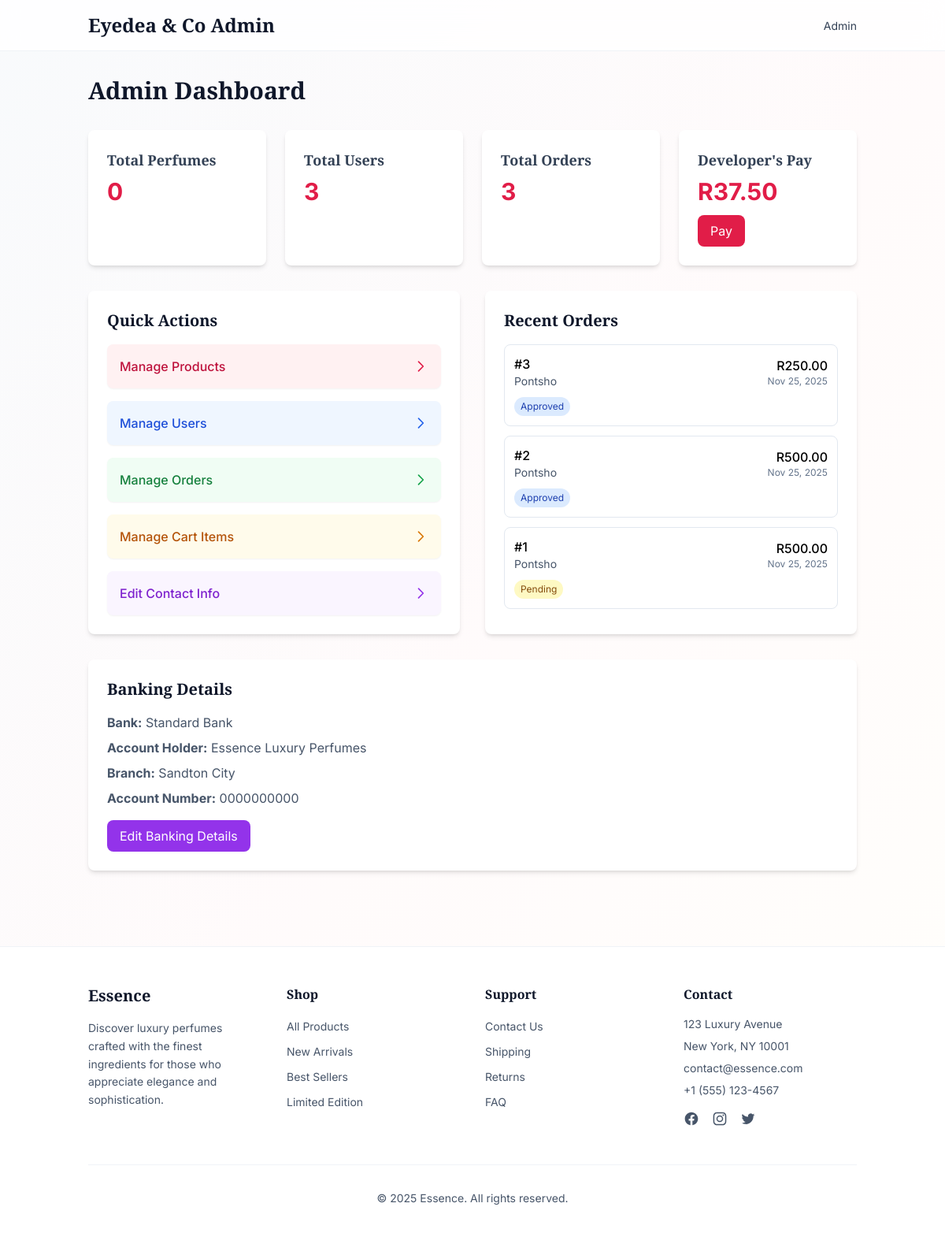
The app's page /api/auth/admin/dashboard/ (signed in) with its own data.
### perfumes/models.py (models this page shows, shortened)
class Order(models.Model):
    ORDER_STATUS_CHOICES = [
        ('pending', 'Pending'),
        ('approved', 'Approved'),
        ('shipped', 'Shipped'),
        ('delivered', 'Delivered'),
        ('cancelled', 'Cancelled'),
    ]
    DELIVERY_METHOD_CHOICES = [
        ('shipping', 'Home Delivery'),
        ('pickup', 'Store Pickup'),
        ('pep_paxi', 'PEP/PAXI Delivery'),
    ]
    user = models.ForeignKey(User, on_delete=models.CASCADE)
    total = models.DecimalField(max_digits=10, decimal_places=2)
    status = models.CharField(max_length=20, choices=ORDER_STATUS_CHOICES, default='pending')
    delivery_method = models.CharField(max_length=20, choices=DELIVERY_METHOD_CHOICES, default='shipping')
    customer_name = models.CharField(max_length=255, null=True, blank=True)
    customer_email = models.EmailField(null=True, blank=True)
    shipping_address = models.TextField(null=True, blank=True)
    created_at = models.DateTimeField(auto_now_add=True)
    updated_at = models.DateTimeField(auto_now=True)

### authentication/models.py (models this page shows, shortened)
class ContactInfo(models.Model):
    address = models.CharField(max_length=255, default='123 Luxury Avenue')
    city = models.CharField(max_length=100, default='New York')
    state = models.CharField(max_length=100, default='NY')
    zip_code = models.CharField(max_length=20, default='10001')
    email = models.EmailField(default='contact@essence.com')
    phone = models.CharField(max_length=20, default='+1 (555) 123-4567')
    updated_at = models.DateTimeField(auto_now=True)
    class Meta:
        verbose_name = 'Contact Information'
        verbose_name_plural = 'Contact Information'

### authentication/views_admin.py (the view)
# urls.py: path('admin/dashboard/', views_admin.admin_dashboard, name='admin_dashboard'),
@staff_member_required
def admin_dashboard(request):
    contact_info, created = ContactInfo.objects.get_or_create(
        id=1,
        defaults={
            'address': '123 Luxury Avenue',
            'city': 'New York',
            'state': 'NY',
            'zip_code': '10001',
            'email': 'contact@essence.com',
            'phone': '+1 (555) 123-4567',
        }
    )
    total_perfumes = Perfume.objects.count()
    total_orders = Order.objects.count()
    total_users = User.objects.count()
    from django.db.models import Sum
    from decimal import Decimal
    from .models import DeveloperPayment
    last_payment = DeveloperPayment.objects.order_by('-payment_date').first()
    valid_statuses = ['approved', 'shipped', 'delivered']
    if last_payment:
        total_order_amounts = Order.objects.filter(
            created_at__gt=last_payment.payment_date,
            status__in=valid_statuses
        ).aggregate(total=Sum('total'))['total'] or Decimal('0')
    else:
        total_order_amounts = Order.objects.filter(
            status__in=valid_statuses
        ).aggregate(total=Sum('total'))['total'] or Decimal('0')
    developers_pay = total_order_amounts * Decimal('0.05')
    recent_orders = Order.objects.order_by('-created_at')[:5]
    context = {
        'total_perfumes': total_perfumes,
        'total_orders': total_orders,
        'total_users': total_users,
        'developers_pay': developers_pay,
        'recent_orders': recent_orders,
        'title': 'Admin Dashboard',
        'contact_info': contact_info,
    }
    return render(request, 'admin_dashboard.html', context)

### authentication/context_processors.py (called while the page is built, shortened)
def contact_info(request):
    try:
        contact_info_instance = ContactInfo.objects.first()
        return {'contact_info': contact_info_instance}
    except:
        return {
            'contact_info': {
                'address': '123 Luxury Avenue',
                'city': 'New York',
                'state': 'NY',
                'zip_code': '10001',
                'email': 'contact@essence.com',
                'phone': '+1 (555) 123-4567'
            }
        }

### templates/admin_dashboard.html (shortened to what this page needs)
{% extends "base.html" %}
{% block content %}
<div class="container mx-auto px-6 py-8">
    <h1 class="text-3xl font-serif-display font-bold text-slate-900 mb-8">Admin Dashboard</h1>
    <div class="grid grid-cols-1 md:grid-cols-2 lg:grid-cols-4 gap-6 mb-8">
        <div class="bg-white p-6 rounded-lg shadow-md">
            <h3 class="text-lg font-semibold text-slate-700 mb-2">Total Perfumes</h3>
            <p class="text-3xl font-bold text-rose-600">{{ total_perfumes }}</p>
        </div>
        <div class="bg-white p-6 rounded-lg shadow-md">
            <h3 class="text-lg font-semibold text-slate-700 mb-2">Total Users</h3>
            <p class="text-3xl font-bold text-rose-600">{{ total_users }}</p>
        </div>
        <a href="{% url 'manage_orders' %}" class="bg-white p-6 rounded-lg shadow-md hover:shadow-lg transition-shadow block">
            <h3 class="text-lg font-semibold text-slate-700 mb-2">Total Orders</h3>
            <p class="text-3xl font-bold text-rose-600">{{ total_orders }}</p>
        </a>
        <div class="bg-white p-6 rounded-lg shadow-md">
            <h3 class="text-lg font-semibold text-slate-700 mb-2">Developer's Pay</h3>
            <p class="text-3xl font-bold text-rose-600 mb-3">R{{ developers_pay|floatformat:2 }}</p>
            <a href="{% url 'developer_payment' %}" class="inline-block px-4 py-2 bg-rose-600 text-white rounded-lg hover:bg-rose-700 transition-colors">
                Pay
            </a>
        </div>
    </div>
    <div class="grid grid-cols-1 md:grid-cols-2 gap-8">
        <div class="bg-white p-6 rounded-lg shadow-md">
            <h2 class="text-xl font-semibold text-slate-900 mb-4">Quick Actions</h2>
            <div class="grid grid-cols-1 gap-4">
                <a href="{% url 'manage_products' %}" class="bg-rose-50 p-4 rounded-lg shadow-sm hover:bg-rose-100 transition-colors flex items-center justify-between">
                    <span class="text-rose-700 font-medium">Manage Products</span>
                    <svg class="w-5 h-5 text-rose-600" fill="none" stroke="currentColor" viewBox="0 0 24 24" xmlns="http://www.w3.org/2000/svg">
                        <path stroke-linecap="round" stroke-linejoin="round" stroke-width="2" d="M9 5l7 7-7 7"></path>
                    </svg>
                </a>
                <a href="{% url 'manage_users' %}" class="bg-blue-50 p-4 rounded-lg shadow-sm hover:bg-blue-100 transition-colors flex items-center justify-between">
                    <span class="text-blue-700 font-medium">Manage Users</span>
                    <svg class="w-5 h-5 text-blue-600" fill="none" stroke="currentColor" viewBox="0 0 24 24" xmlns="http://www.w3.org/2000/svg">
                        <path stroke-linecap="round" stroke-linejoin="round" stroke-width="2" d="M9 5l7 7-7 7"></path>
                    </svg>
                </a>
                <a href="{% url 'manage_orders' %}" class="bg-green-50 p-4 rounded-lg shadow-sm hover:bg-green-100 transition-colors flex items-center justify-between">
                    <span class="text-green-700 font-medium">Manage Orders</span>
                    <svg class="w-5 h-5 text-green-600" fill="none" stroke="currentColor" viewBox="0 0 24 24" xmlns="http://www.w3.org/2000/svg">
                        <path stroke-linecap="round" stroke-linejoin="round" stroke-width="2" d="M9 5l7 7-7 7"></path>
                    </svg>
                </a>
                <a href="{% url 'manage_cart' %}" class="bg-amber-50 p-4 rounded-lg shadow-sm hover:bg-amber-100 transition-colors flex items-center justify-between">
                    <span class="text-amber-700 font-medium">Manage Cart Items</span>
                    <svg class="w-5 h-5 text-amber-600" fill="none" stroke="currentColor" viewBox="0 0 24 24" xmlns="http://www.w3.org/2000/svg">
                        <path stroke-linecap="round" stroke-linejoin="round" stroke-width="2" d="M9 5l7 7-7 7"></path>
                    </svg>
                </a>
                <a href="{% url 'edit_contact_info' %}" class="bg-purple-50 p-4 rounded-lg shadow-sm hover:bg-purple-100 transition-colors flex items-center justify-between">
                    <span class="text-purple-700 font-medium">Edit Contact Info</span>
                    <svg class="w-5 h-5 text-purple-600" fill="none" stroke="currentColor" viewBox="0 0 24 24" xmlns="http://www.w3.org/2000/svg">
                        <path stroke-linecap="round" stroke-linejoin="round" stroke-width="2" d="M9 5l7 7-7 7"></path>
                    </svg>
                </a>
            </div>
        </div>
        <div class="bg-white p-6 rounded-lg shadow-md">
            <h2 class="text-xl font-semibold text-slate-900 mb-4">Recent Orders</h2>
            {% if recent_orders %}
                <div class="space-y-3">
                    {% for order in recent_orders %}
                        <div class="border border-slate-200 rounded-lg p-3">
                            <div class="flex justify-between items-center">
                                <div>
                                    <p class="font-medium">#{{ order.id }}</p>
                                    <p class="text-sm text-slate-600">{{ order.user.username }}</p>
                                </div>
                                <div class="text-right">
                                    <p class="font-medium">R{{ order.total }}</p>
                                    <p class="text-xs text-slate-500">{{ order.created_at|date:"M d, Y" }}</p>
                                </div>
                            </div>
                            <div class="mt-2">
                                <span class="inline-block px-2 py-1 text-xs rounded-full
                                    {% if order.status == 'pending' %}bg-yellow-100 text-yellow-800
                                    {% elif order.status == 'approved' %}bg-blue-100 text-blue-800
                                    {% elif order.status == 'shipped' %}bg-indigo-100 text-indigo-800
                                    {% elif order.status == 'delivered' %}bg-green-100 text-green-800
                                    {% elif order.status == 'cancelled' %}bg-red-100 text-red-800
                                    {% else %}bg-gray-100 text-gray-800{% endif %}">
                                    {{ order.status|title }}
                                </span>
                            </div>
                        </div>
                    {% endfor %}
                </div>
            {% else %}
                <p class="text-slate-600">No recent orders.</p>
            {% endif %}
        </div>
    </div>
    <div class="bg-white p-6 rounded-lg shadow-md mt-8">
        <h2 class="text-xl font-semibold text-slate-900 mb-4">Banking Details</h2>
        <div class="space-y-2 text-slate-600">
            <p><strong>Bank:</strong> {{ banking_details.bank_name|default:'Standard Bank' }}</p>
            <p><strong>Account Holder:</strong> {{ banking_details.account_holder_name|default:'Essence Luxury Perfumes' }}</p>
            <p><strong>Branch:</strong> {{ banking_details.branch_name|default:'Sandton City' }}</p>
            <p><strong>Account Number:</strong> {{ banking_details.account_number|default:'0000000000' }}</p>
        </div>
        <a href="{% url 'edit_banking_details' %}" class="mt-4 inline-block px-4 py-2 bg-purple-600 text-white rounded-lg hover:bg-purple-700 transition-colors">
            Edit Banking Details
        </a>
    </div>
</div>
{% endblock %}

### templates/base.html (shortened to what this page needs)
<!DOCTYPE html>
<html lang="en">
<head>
    <script src="https://cdn.tailwindcss.com"></script>
</head>
<body class="min-h-screen bg-gradient-to-br from-slate-50 via-rose-50/30 to-amber-50/20">
    <nav class="bg-white/80 backdrop-blur-md border-b border-slate-200/50 sticky top-0 z-50">
      <div class="container mx-auto px-6 py-4">
        <div class="flex items-center justify-between">
          {% if user.is_staff %}
            <a href="{% url 'admin_dashboard' %}" class="text-2xl font-bold text-slate-900" style="font-family: 'Playfair Display', serif;">
              Eyedea & Co Admin
            </a>
          {% else %}
            <a href="{% url 'shop' %}" class="text-2xl font-bold text-slate-900" style="font-family: 'Playfair Display', serif;">
              Eyedea & Co
            </a>
          {% endif %}
          <div class="flex items-center gap-8">
            {% if user.is_authenticated %}
            {% if user.is_staff %}
            <div class="flex items-center gap-4">
              <div class="relative group">
                <span class="text-sm text-slate-700 max-w-[120px] truncate cursor-pointer">
                  Admin
                </span>
              </div>
            </div>
            {% endif %}
            {% else %}
            <a href="{% url 'auth_page' %}?mode=login"
               class="px-4 py-2 bg-gradient-to-r from-rose-600 to-rose-700 text-white font-semibold rounded-lg hover:shadow-lg transition-shadow">
              Sign In
            </a>
            {% endif %}
          </div>
        </div>
      </div>
    </nav>
    {% block content %}
    {% endblock %}
    <footer class="bg-white border-t border-slate-200/50 mt-16">
      <div class="container mx-auto px-6 py-12">
        <div class="grid grid-cols-1 md:grid-cols-4 gap-8">
          <div>
            <h3 class="text-xl font-serif-display font-bold text-slate-900 mb-4">Essence</h3>
            <p class="text-slate-600 text-sm leading-relaxed">
              Discover luxury perfumes crafted with the finest ingredients for those who appreciate elegance and sophistication.
            </p>
          </div>
          <div>
            <h4 class="font-semibold text-slate-900 mb-4">Shop</h4>
            <ul class="space-y-2">
              <li><a href="{% url 'shop' %}" class="text-slate-600 hover:text-rose-600 transition-colors text-sm">All Products</a></li>
              <li><a href="#" class="text-slate-600 hover:text-rose-600 transition-colors text-sm">New Arrivals</a></li>
              <li><a href="#" class="text-slate-600 hover:text-rose-600 transition-colors text-sm">Best Sellers</a></li>
              <li><a href="#" class="text-slate-600 hover:text-rose-600 transition-colors text-sm">Limited Edition</a></li>
            </ul>
          </div>
          <div>
            <h4 class="font-semibold text-slate-900 mb-4">Support</h4>
            <ul class="space-y-2">
              <li><a href="#" class="text-slate-600 hover:text-rose-600 transition-colors text-sm">Contact Us</a></li>
              <li><a href="#" class="text-slate-600 hover:text-rose-600 transition-colors text-sm">Shipping</a></li>
              <li><a href="#" class="text-slate-600 hover:text-rose-600 transition-colors text-sm">Returns</a></li>
              <li><a href="#" class="text-slate-600 hover:text-rose-600 transition-colors text-sm">FAQ</a></li>
            </ul>
          </div>
          <div>
            <h4 class="font-semibold text-slate-900 mb-4">Contact</h4>
            <address class="text-slate-600 text-sm not-italic">
              <p class="mb-2">{{ contact_info.address }}</p>
              <p class="mb-2">{{ contact_info.city }}, {{ contact_info.state }} {{ contact_info.zip_code }}</p>
              <p class="mb-2">{{ contact_info.email }}</p>
              <p>{{ contact_info.phone }}</p>
            </address>
            <div class="flex space-x-4 mt-4">
              <a href="#" class="text-slate-600 hover:text-rose-600 transition-colors">
              </a>
              <a href="#" class="text-slate-600 hover:text-rose-600 transition-colors">
              </a>
              <a href="#" class="text-slate-600 hover:text-rose-600 transition-colors">
              </a>
            </div>
          </div>
        </div>
        <div class="border-t border-slate-200/50 mt-12 pt-8 flex flex-col md:flex-row justify-center items-center">
          <p class="text-slate-600 text-sm text-center">© 2025 Essence. All rights reserved.</p>
        </div>
      </div>
    </footer>
</body>
</html>

### records on screen
Order: id "3", user.username "Pontsho", total "250.00", created_at "Nov 25, 2025", status "Approved"
Order: id "2", user.username "Pontsho", total "500.00", created_at "Nov 25, 2025", status "Approved"
Order: id "1", user.username "Pontsho", total "500.00", created_at "Nov 25, 2025", status "Pending"
ContactInfo: address "123 Luxury Avenue", city "New York", state "NY", zip_code "10001", email "contact@essence.com", phone "+1 (555) 123-4567"

### other values on screen
{{ total_perfumes }} "0"
{{ total_users }} "3"
{{ total_orders }} "3"
{{ developers_pay|floatformat:2 }} "37.50"
{{ banking_details.bank_name|default:'Standard Bank' }} "Standard Bank"
{{ banking_details.account_holder_name|default:'Essence Luxury Perfumes' }} "Essence Luxury Perfumes"
{{ banking_details.branch_name|default:'Sandton City' }} "Sandton City"
{{ banking_details.account_number|default:'0000000000' }} "0000000000"
